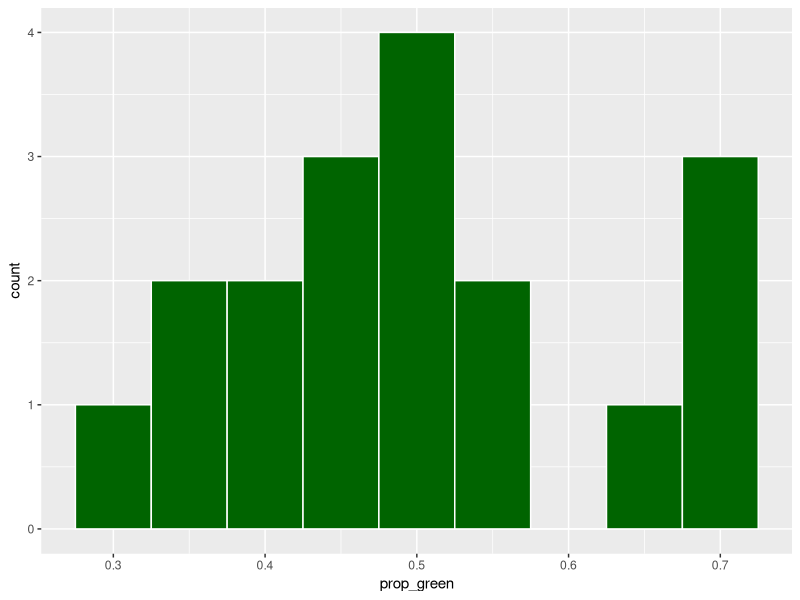

This figure's R source:
## ---- chunk 1
knitr::opts_chunk$set(
    echo = TRUE,
    message = FALSE,
    warning = FALSE,
    comment = "##")
## ---- chunk 2
pasta <- data.frame(prop_green = c(0.7,0.7,0.5,0.5,0.3,0.5,0.4,0.45,0.55,0.4,0.35,0.45,0.45,0.7,0.55,0.5,0.35,0.65))
## ---- chunk 3
library(tidyverse)
pasta %>%
    ggplot(aes(x = prop_green)) +
    geom_histogram(boundary = 0.325, binwidth = 0.05, color = "white", fill = "darkgreen")
